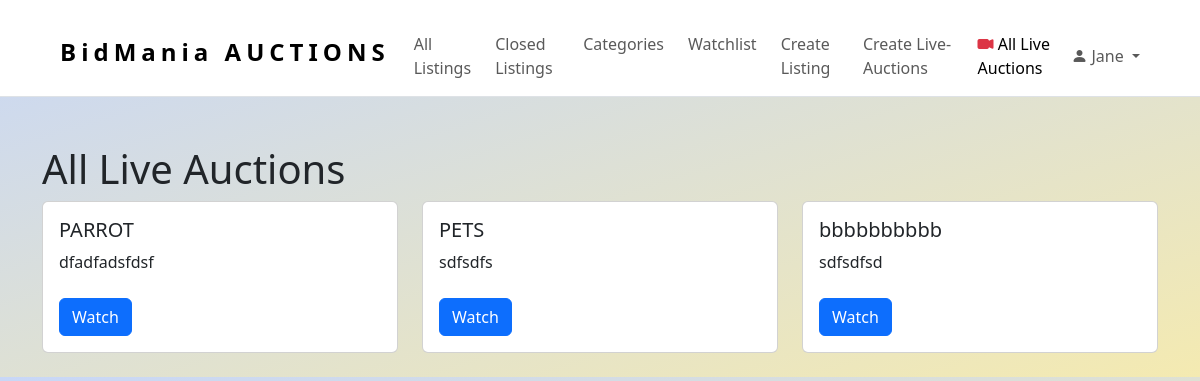
Page /all-live-auctions/ (signed in) on the earlier database version.
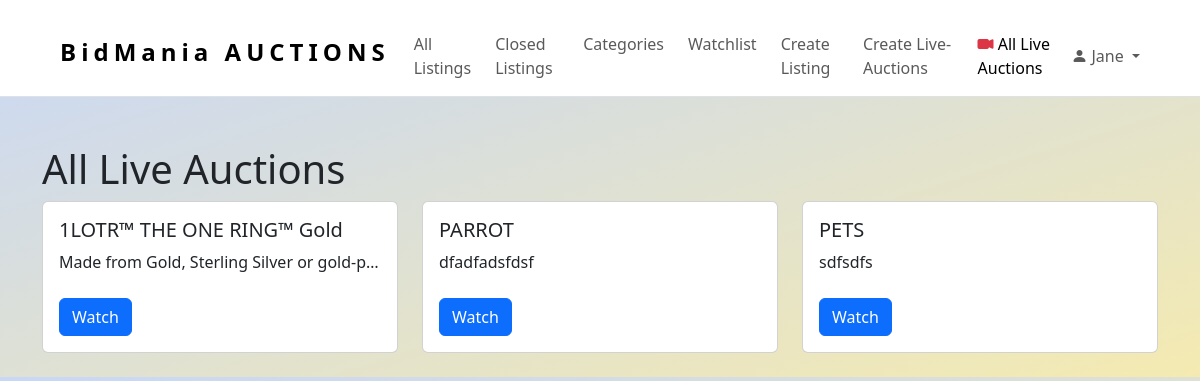
Same page on the later database version.
### auctions/models.py (models this page shows, shortened)
class Auction(models.Model):
    title = models.CharField(max_length=255)
    description = models.TextField()
    start_bid = models.FloatField()
    image = models.URLField(blank=True)
    image_upload = models.ImageField(upload_to='auction_images/', null=True, blank=True)
    category = models.ForeignKey(Category, on_delete=models.SET_DEFAULT, default=None)
    lister = models.ForeignKey(User, on_delete=models.CASCADE, blank=True, null=True, related_name="lister")
    active = models.BooleanField(default=True)
    stream = models.OneToOneField(Stream, on_delete=models.CASCADE, null=True, blank=True)
    is_live_auction = models.BooleanField(default=False)
    end_date = models.DateTimeField(default=timezone.now)
    class Meta:
        ordering = ["title"]

### auctions/views.py (the view)
# urls.py: path('all-live-auctions/', views.all_live_auctions, name='all_live_auctions'),
@login_required(login_url='login')
def all_live_auctions(request):
    live_auctions = Auction.objects.filter(
        Q(stream__isnull=False) & Q(active=True)
    )
    return render(request, "auctions/all_live_auctions.html", {
        "live_auctions": live_auctions,
        "headline": "All Live Auctions"
    })

### auctions/templates/auctions/all_live_auctions.html (shortened to what this page needs)
{% extends "auctions/layout.html" %}
{% block body %}
    <div class="container mt-5">
        <h1>All Live Auctions</h1>
        {% if live_auctions %}
            <div class="row">
                {% for auction in live_auctions %}
                    <div class="col-lg-4 mb-4">
                        <div class="card">
                            <div class="card-body">
                                <h5 class="card-title text-truncate">{{ auction.title }}</h5>
                                <p class="card-text text-truncate">{{ auction.description }}</p>
                                <a href="{% url 'live_stream' auction_id=auction.id %}" class="btn btn-primary mt-2">Watch</a>
                            </div>
                        </div>
                    </div>
                {% endfor %}
            </div>
        {% else %}
            <p>No live auctions available.</p>
        {% endif %}
    </div>
{% endblock %}

Differences in the rows shown:
no longer on this page (row edited): Auction: title "bbbbbbbbbb", description "sdfsdfsd"
added Auction: title "1LOTR™ THE ONE RING™ Gold", description "Made from Gold, Sterling Silver or gold-p…"
